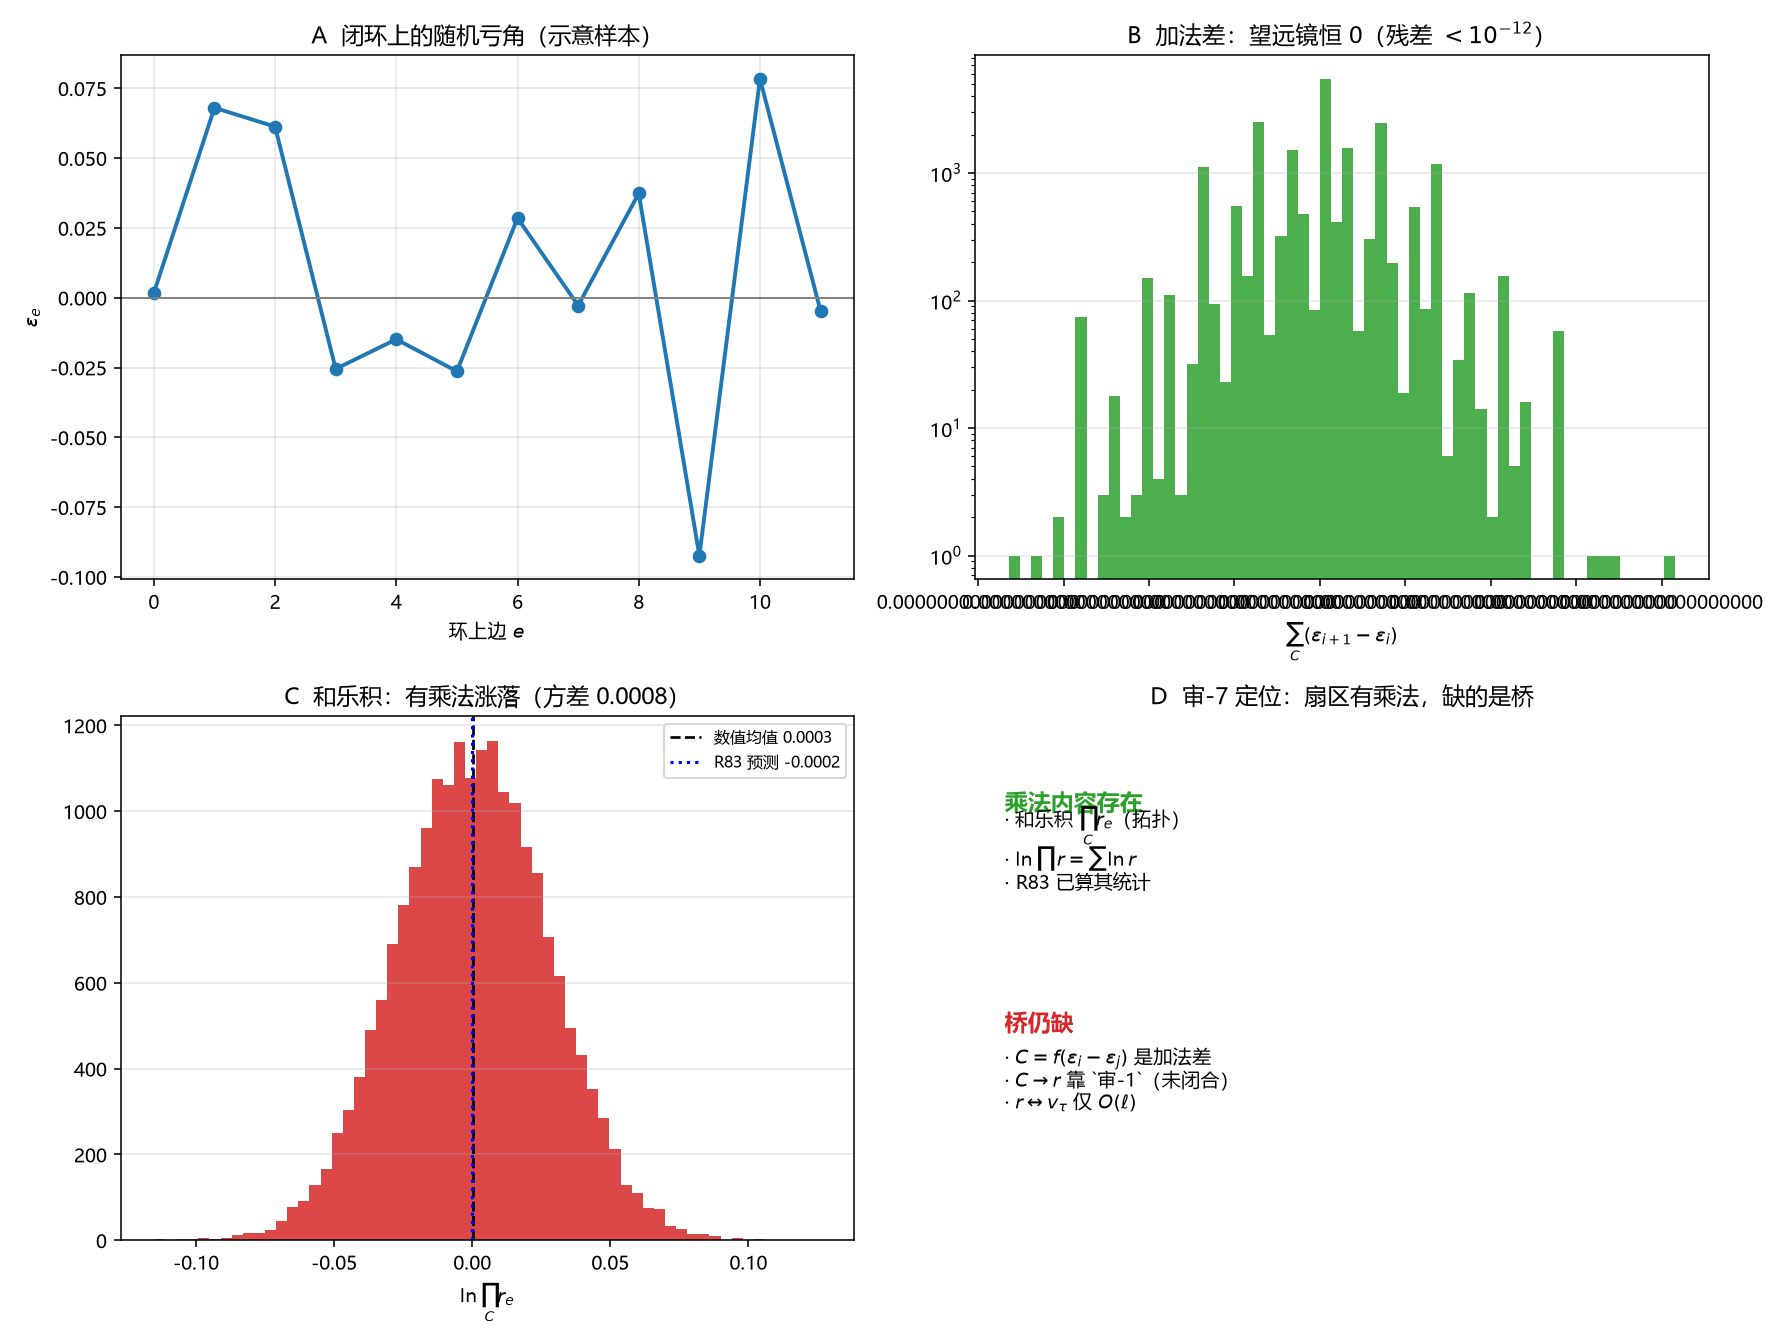

Here is the Python script that generated this plot:
# -*- coding: utf-8 -*-
"""
R41：审-7 乘法内容的定位——和乐积 vs 加法差
=====================================================================
预注册 R41 的 P1–P5（跑数前写死）：
  P1 原文审计
  P2 Hecke 乘性→Euler 积（B 类）
  P3 加法差闭环望远镜=0；随机和乐积有分布
  P4 桥缺失定位
  P5 Lean

复跑：python "10 探索/超导第一性研究/04_计算验证/R41_乘法内容定位.py"
"""
import csv
import math
import os
import sys

try:
    sys.stdout.reconfigure(encoding="utf-8")
except Exception:
    pass

import numpy as np
import matplotlib
matplotlib.use("Agg")
import matplotlib.pyplot as plt

plt.rcParams["font.sans-serif"] = ["Microsoft YaHei", "SimHei", "DejaVu Sans"]
plt.rcParams["axes.unicode_minus"] = False

OUT = os.path.dirname(os.path.abspath(__file__))
ROOT = os.path.abspath(os.path.join(OUT, "..", "..", ".."))


def main():
    # ---------- P1 ----------
    chain = open(os.path.join(ROOT, "10 探索", "CQM_探索_推导链.md"), encoding="utf-8").read()
    checks = {
        "加法差": "$C$ 只含加法差 $f(\\varepsilon_i-\\varepsilon_j)$" in chain,
        "乘法内容缺": "Hecke 关系所需的乘法内容缺" in chain,
        "和乐积": "$\\prod_Cr=1$" in chain or "$\\prod_Cr_e=1$" in chain,
        "扇区分层": "$r_{ij}$ 归和乐侧" in chain,
    }
    assert all(checks.values()), "P1: 原文审计失败 %s" % checks

    # ---------- P3：加法差 vs 乘法积 ----------
    rng = np.random.default_rng(11)
    n, Nsamp, sigma = 12, 20000, 0.05
    eps = rng.normal(0, sigma, size=(Nsamp, n))
    # 闭环加法差：(e2-e1)+(e3-e2)+...+(e1-en) = 0（望远镜）
    d = np.roll(eps, -1, axis=1) - eps
    additive_sum = d.sum(axis=1)
    max_res = float(np.max(np.abs(additive_sum)))
    assert max_res < 1e-12, "P3: 加法差应望远镜为 0，实测 %.3e" % max_res

    # 和乐侧：r_e = exp(-eps_e/(2pi))，积 = exp(-Σeps/(2pi))
    logprod = -eps.sum(axis=1) / (2 * math.pi)
    prod = np.exp(logprod)
    var_log = float(np.var(logprod))
    assert var_log > 0, "P3: 和乐积对数应有非零涨落"
    # R83 预测均值 -n sigma^2/(16 pi^2)，数值对照
    mean_pred = -n * sigma ** 2 / (16 * math.pi ** 2)
    mean_num = float(np.mean(logprod))
    assert abs(mean_num - mean_pred) < 2e-3, "P3: 均值 %.5f vs 预测 %.5f" % (mean_num, mean_pred)

    print("R41 乘法内容定位（结构审计，无拟合）：")
    print("  P1 原文：%s" % checks)
    print("  P2 外部：Hecke 乘性→Euler 积；Mellin 和→Dirichlet 级数（B 类）")
    print("  加法差闭环和：最大残差 %.3e（望远镜恒 0）" % max_res)
    print("  和乐积 ln(prod r)：均值 %.5f（R83 预测 %.5f），方差 %.5f" % (mean_num, mean_pred, var_log))
    print("  P4 桥缺失：审-1 矩阵分支未闭合、r↔v_tau 仅 O(ell)")
    print("  P5 Lean")

    # ---------- 四面板 ----------
    fig, axes = plt.subplots(2, 2, figsize=(12.8, 9.6))

    ax = axes[0, 0]
    idx = np.arange(n)
    ax.plot(idx, eps[0], "o-", lw=2.0, color="#1f77b4")
    ax.axhline(0, color="gray", lw=1)
    ax.set_xlabel("环上边 $e$")
    ax.set_ylabel("$\\varepsilon_e$")
    ax.set_title("A  闭环上的随机亏角（示意样本）")
    ax.grid(alpha=0.3)

    ax = axes[0, 1]
    ax.hist(additive_sum, bins=60, color="#2ca02c", alpha=0.85)
    ax.set_yscale("log")
    ax.set_xlabel("$\\sum_C(\\varepsilon_{i+1}-\\varepsilon_i)$")
    ax.set_title("B  加法差：望远镜恒 0（残差 $<10^{-12}$）")
    ax.ticklabel_format(axis="x", style="plain", useOffset=False)
    ax.grid(alpha=0.3, axis="y")

    ax = axes[1, 0]
    ax.hist(logprod, bins=60, color="#d62728", alpha=0.85)
    ax.axvline(mean_num, color="k", ls="--", lw=1.4, label="数值均值 %.4f" % mean_num)
    ax.axvline(mean_pred, color="b", ls=":", lw=1.6, label="R83 预测 %.4f" % mean_pred)
    ax.set_xlabel("$\\ln\\prod_C r_e$")
    ax.set_title("C  和乐积：有乘法涨落（方差 %.4f）" % var_log)
    ax.legend(fontsize=8)
    ax.grid(alpha=0.3, axis="y")

    ax = axes[1, 1]
    ax.text(0.04, 0.82, "乘法内容存在", fontsize=12, weight="bold", color="#2ca02c")
    ax.text(0.04, 0.67, "· 和乐积 $\\prod_C r_e$（拓扑）\n· $\\ln\\prod r=\\sum\\ln r$\n· R83 已算其统计", fontsize=10)
    ax.text(0.04, 0.40, "桥仍缺", fontsize=12, weight="bold", color="#d62728")
    ax.text(0.04, 0.25, "· $C=f(\\varepsilon_i-\\varepsilon_j)$ 是加法差\n· $C\\to r$ 靠 `审-1`（未闭合）\n· $r\\leftrightarrow v_\\tau$ 仅 $O(\\ell)$", fontsize=10)
    ax.set_xlim(0, 1); ax.set_ylim(0, 1); ax.axis("off")
    ax.set_title("D  审-7 定位：扇区有乘法，缺的是桥")

    fig.tight_layout()
    png = os.path.join(OUT, "R41_乘法内容定位.png")
    fig.savefig(png, dpi=140)
    plt.close(fig)

    rows = [
        ["P1", "原文四处 %s" % checks, "通过"],
        ["P2", "Hecke 乘性→Euler 积", "B 类"],
        ["P3", "加法残差 %.1e；和乐积方差 %.4f" % (max_res, var_log), "通过"],
        ["P4", "桥：审-1 未闭合、r~v_tau O(ell)", "审-7 未闭合"],
        ["P5", "望远镜与 exp 积（Lean）", "由 Lean 承载"],
        ["结论", "乘法内容在和乐扇区、桥缺", "状态不动"],
    ]
    with open(os.path.join(OUT, "R41_乘法内容定位_摘要.csv"), "w",
              newline="", encoding="utf-8-sig") as fo:
        wr = csv.writer(fo)
        wr.writerow(["判据", "数值", "判定"])
        wr.writerows(rows)

    print("图:", png)


if __name__ == "__main__":
    main()
